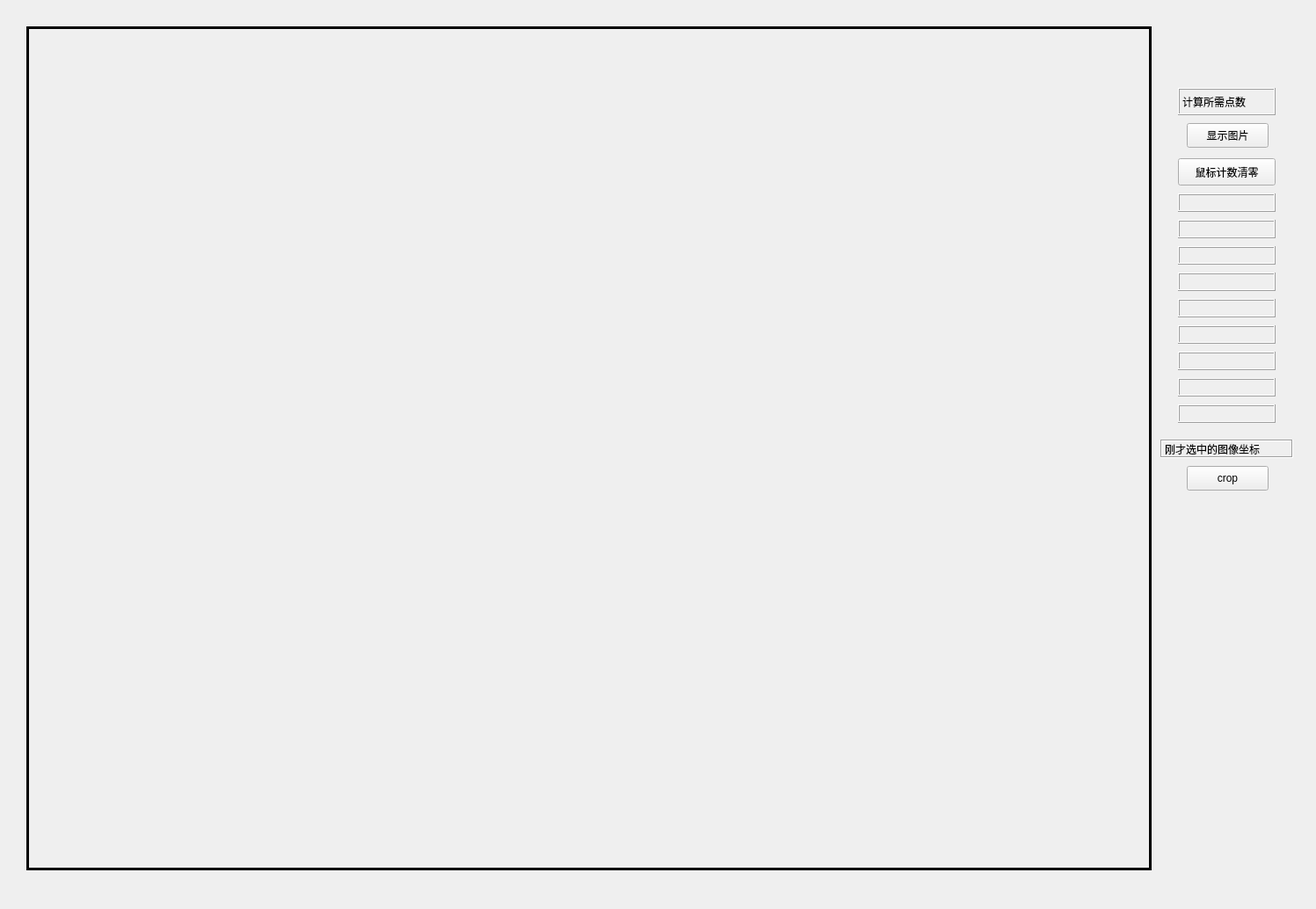
<?xml version="1.0" encoding="UTF-8"?>
<ui version="4.0">
 <class>new_window</class>
 <widget class="QWidget" name="new_window">
  <property name="geometry">
   <rect>
    <x>0</x>
    <y>0</y>
    <width>1497</width>
    <height>1034</height>
   </rect>
  </property>
  <property name="windowTitle">
   <string>new_window</string>
  </property>
  <widget class="QLabel" name="displayPictureLabel">
   <property name="geometry">
    <rect>
     <x>30</x>
     <y>30</y>
     <width>1280</width>
     <height>960</height>
    </rect>
   </property>
   <property name="frameShape">
    <enum>QFrame::Box</enum>
   </property>
   <property name="frameShadow">
    <enum>QFrame::Plain</enum>
   </property>
   <property name="lineWidth">
    <number>3</number>
   </property>
   <property name="text">
    <string/>
   </property>
  </widget>
  <widget class="QPushButton" name="showImagePushButton">
   <property name="geometry">
    <rect>
     <x>1350</x>
     <y>140</y>
     <width>93</width>
     <height>28</height>
    </rect>
   </property>
   <property name="text">
    <string>显示图片</string>
   </property>
  </widget>
  <widget class="QLabel" name="mouseLabel">
   <property name="geometry">
    <rect>
     <x>1320</x>
     <y>500</y>
     <width>151</width>
     <height>21</height>
    </rect>
   </property>
   <property name="frameShape">
    <enum>QFrame::Box</enum>
   </property>
   <property name="frameShadow">
    <enum>QFrame::Sunken</enum>
   </property>
   <property name="text">
    <string>刚才选中的图像坐标</string>
   </property>
  </widget>
  <widget class="QLabel" name="imageLabel1">
   <property name="geometry">
    <rect>
     <x>1340</x>
     <y>220</y>
     <width>111</width>
     <height>21</height>
    </rect>
   </property>
   <property name="frameShape">
    <enum>QFrame::Box</enum>
   </property>
   <property name="frameShadow">
    <enum>QFrame::Raised</enum>
   </property>
   <property name="text">
    <string/>
   </property>
  </widget>
  <widget class="QLabel" name="imageLabel2">
   <property name="geometry">
    <rect>
     <x>1340</x>
     <y>250</y>
     <width>111</width>
     <height>21</height>
    </rect>
   </property>
   <property name="frameShape">
    <enum>QFrame::Box</enum>
   </property>
   <property name="frameShadow">
    <enum>QFrame::Raised</enum>
   </property>
   <property name="text">
    <string/>
   </property>
  </widget>
  <widget class="QLabel" name="imageLabel3">
   <property name="geometry">
    <rect>
     <x>1340</x>
     <y>280</y>
     <width>111</width>
     <height>21</height>
    </rect>
   </property>
   <property name="frameShape">
    <enum>QFrame::Box</enum>
   </property>
   <property name="frameShadow">
    <enum>QFrame::Raised</enum>
   </property>
   <property name="text">
    <string/>
   </property>
  </widget>
  <widget class="QLabel" name="imageLabel4">
   <property name="geometry">
    <rect>
     <x>1340</x>
     <y>310</y>
     <width>111</width>
     <height>21</height>
    </rect>
   </property>
   <property name="frameShape">
    <enum>QFrame::Box</enum>
   </property>
   <property name="frameShadow">
    <enum>QFrame::Raised</enum>
   </property>
   <property name="text">
    <string/>
   </property>
  </widget>
  <widget class="QPushButton" name="clearClickNumberPushButton">
   <property name="geometry">
    <rect>
     <x>1340</x>
     <y>180</y>
     <width>111</width>
     <height>31</height>
    </rect>
   </property>
   <property name="text">
    <string>鼠标计数清零</string>
   </property>
  </widget>
  <widget class="QLabel" name="pointNumLabel">
   <property name="geometry">
    <rect>
     <x>1340</x>
     <y>100</y>
     <width>111</width>
     <height>31</height>
    </rect>
   </property>
   <property name="frameShape">
    <enum>QFrame::Box</enum>
   </property>
   <property name="frameShadow">
    <enum>QFrame::Raised</enum>
   </property>
   <property name="text">
    <string>计算所需点数</string>
   </property>
  </widget>
  <widget class="QLabel" name="imageLabel5">
   <property name="geometry">
    <rect>
     <x>1340</x>
     <y>340</y>
     <width>111</width>
     <height>21</height>
    </rect>
   </property>
   <property name="frameShape">
    <enum>QFrame::Box</enum>
   </property>
   <property name="frameShadow">
    <enum>QFrame::Raised</enum>
   </property>
   <property name="text">
    <string/>
   </property>
  </widget>
  <widget class="QLabel" name="imageLabel7">
   <property name="geometry">
    <rect>
     <x>1340</x>
     <y>400</y>
     <width>111</width>
     <height>21</height>
    </rect>
   </property>
   <property name="frameShape">
    <enum>QFrame::Box</enum>
   </property>
   <property name="frameShadow">
    <enum>QFrame::Raised</enum>
   </property>
   <property name="text">
    <string/>
   </property>
  </widget>
  <widget class="QLabel" name="imageLabel6">
   <property name="geometry">
    <rect>
     <x>1340</x>
     <y>370</y>
     <width>111</width>
     <height>21</height>
    </rect>
   </property>
   <property name="frameShape">
    <enum>QFrame::Box</enum>
   </property>
   <property name="frameShadow">
    <enum>QFrame::Raised</enum>
   </property>
   <property name="text">
    <string/>
   </property>
  </widget>
  <widget class="QLabel" name="imageLabel8">
   <property name="geometry">
    <rect>
     <x>1340</x>
     <y>430</y>
     <width>111</width>
     <height>21</height>
    </rect>
   </property>
   <property name="frameShape">
    <enum>QFrame::Box</enum>
   </property>
   <property name="frameShadow">
    <enum>QFrame::Raised</enum>
   </property>
   <property name="text">
    <string/>
   </property>
  </widget>
  <widget class="QLabel" name="imageLabel9">
   <property name="geometry">
    <rect>
     <x>1340</x>
     <y>460</y>
     <width>111</width>
     <height>21</height>
    </rect>
   </property>
   <property name="frameShape">
    <enum>QFrame::Box</enum>
   </property>
   <property name="frameShadow">
    <enum>QFrame::Raised</enum>
   </property>
   <property name="text">
    <string/>
   </property>
  </widget>
  <widget class="QPushButton" name="cropPushButton">
   <property name="geometry">
    <rect>
     <x>1350</x>
     <y>530</y>
     <width>93</width>
     <height>28</height>
    </rect>
   </property>
   <property name="text">
    <string>crop</string>
   </property>
  </widget>
 </widget>
 <layoutdefault spacing="6" margin="11"/>
 <resources/>
 <connections/>
</ui>
